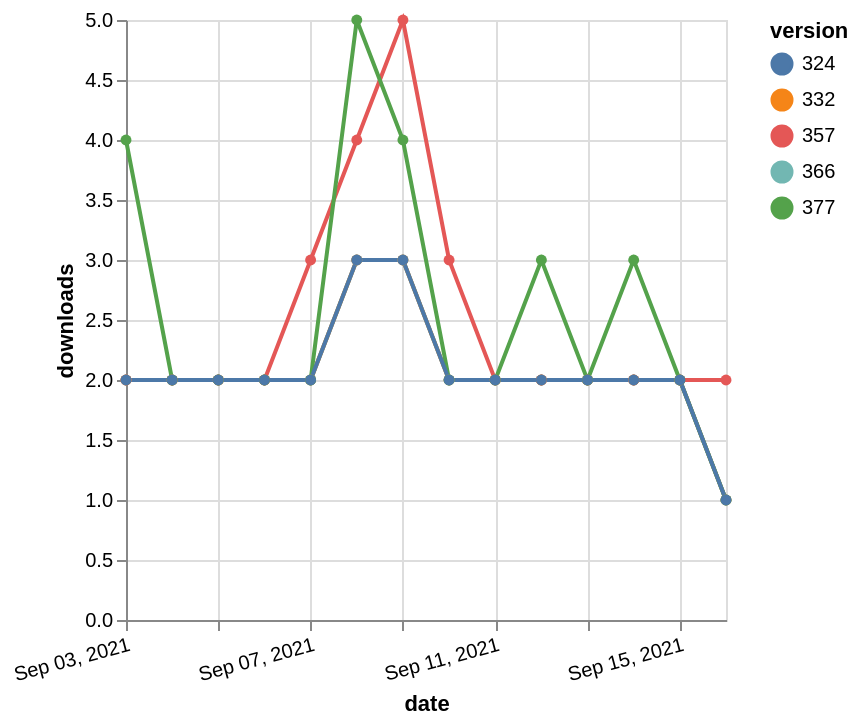

The specification (Vega-Lite) saved for this image:
### Vega-Lite specification from a JSON file in a GitHub repository (floating-point values rounded to 4 significant figures)
{"$schema": "https://vega.github.io/schema/vega-lite/v5.json", "description": "A simple bar chart with embedded data.", "data": {"values": [{"date": "2021-09-03", "total": 2302, "delta": 2, "version": "366"}, {"date": "2021-09-04", "total": 2304, "delta": 2, "version": "366"}, {"date": "2021-09-05", "total": 2306, "delta": 2, "version": "366"}, {"date": "2021-09-06", "total": 2308, "delta": 2, "version": "366"}, {"date": "2021-09-07", "total": 2310, "delta": 2, "version": "366"}, {"date": "2021-09-08", "total": 2313, "delta": 3, "version": "366"}, {"date": "2021-09-09", "total": 2316, "delta": 3, "version": "366"}, {"date": "2021-09-10", "total": 2318, "delta": 2, "version": "366"}, {"date": "2021-09-11", "total": 2320, "delta": 2, "version": "366"}, {"date": "2021-09-12", "total": 2322, "delta": 2, "version": "366"}, {"date": "2021-09-13", "total": 2324, "delta": 2, "version": "366"}, {"date": "2021-09-14", "total": 2326, "delta": 2, "version": "366"}, {"date": "2021-09-15", "total": 2328, "delta": 2, "version": "366"}, {"date": "2021-09-16", "total": 2329, "delta": 1, "version": "366"}, {"date": "2021-09-03", "total": 2854, "delta": 2, "version": "357"}, {"date": "2021-09-04", "total": 2856, "delta": 2, "version": "357"}, {"date": "2021-09-05", "total": 2858, "delta": 2, "version": "357"}, {"date": "2021-09-06", "total": 2860, "delta": 2, "version": "357"}, {"date": "2021-09-07", "total": 2863, "delta": 3, "version": "357"}, {"date": "2021-09-08", "total": 2867, "delta": 4, "version": "357"}, {"date": "2021-09-09", "total": 2872, "delta": 5, "version": "357"}, {"date": "2021-09-10", "total": 2875, "delta": 3, "version": "357"}, {"date": "2021-09-11", "total": 2877, "delta": 2, "version": "357"}, {"date": "2021-09-12", "total": 2879, "delta": 2, "version": "357"}, {"date": "2021-09-13", "total": 2881, "delta": 2, "version": "357"}, {"date": "2021-09-14", "total": 2883, "delta": 2, "version": "357"}, {"date": "2021-09-15", "total": 2885, "delta": 2, "version": "357"}, {"date": "2021-09-16", "total": 2887, "delta": 2, "version": "357"}, {"date": "2021-09-03", "total": 2766, "delta": 2, "version": "332"}, {"date": "2021-09-04", "total": 2768, "delta": 2, "version": "332"}, {"date": "2021-09-05", "total": 2770, "delta": 2, "version": "332"}, {"date": "2021-09-06", "total": 2772, "delta": 2, "version": "332"}, {"date": "2021-09-07", "total": 2774, "delta": 2, "version": "332"}, {"date": "2021-09-08", "total": 2777, "delta": 3, "version": "332"}, {"date": "2021-09-09", "total": 2780, "delta": 3, "version": "332"}, {"date": "2021-09-10", "total": 2782, "delta": 2, "version": "332"}, {"date": "2021-09-11", "total": 2784, "delta": 2, "version": "332"}, {"date": "2021-09-12", "total": 2786, "delta": 2, "version": "332"}, {"date": "2021-09-13", "total": 2788, "delta": 2, "version": "332"}, {"date": "2021-09-14", "total": 2790, "delta": 2, "version": "332"}, {"date": "2021-09-15", "total": 2792, "delta": 2, "version": "332"}, {"date": "2021-09-16", "total": 2793, "delta": 1, "version": "332"}, {"date": "2021-09-03", "total": 2129, "delta": 4, "version": "377"}, {"date": "2021-09-04", "total": 2131, "delta": 2, "version": "377"}, {"date": "2021-09-05", "total": 2133, "delta": 2, "version": "377"}, {"date": "2021-09-06", "total": 2135, "delta": 2, "version": "377"}, {"date": "2021-09-07", "total": 2137, "delta": 2, "version": "377"}, {"date": "2021-09-08", "total": 2142, "delta": 5, "version": "377"}, {"date": "2021-09-09", "total": 2146, "delta": 4, "version": "377"}, {"date": "2021-09-10", "total": 2148, "delta": 2, "version": "377"}, {"date": "2021-09-11", "total": 2150, "delta": 2, "version": "377"}, {"date": "2021-09-12", "total": 2153, "delta": 3, "version": "377"}, {"date": "2021-09-13", "total": 2155, "delta": 2, "version": "377"}, {"date": "2021-09-14", "total": 2158, "delta": 3, "version": "377"}, {"date": "2021-09-15", "total": 2160, "delta": 2, "version": "377"}, {"date": "2021-09-16", "total": 2161, "delta": 1, "version": "377"}, {"date": "2021-09-03", "total": 2519, "delta": 2, "version": "324"}, {"date": "2021-09-04", "total": 2521, "delta": 2, "version": "324"}, {"date": "2021-09-05", "total": 2523, "delta": 2, "version": "324"}, {"date": "2021-09-06", "total": 2525, "delta": 2, "version": "324"}, {"date": "2021-09-07", "total": 2527, "delta": 2, "version": "324"}, {"date": "2021-09-08", "total": 2530, "delta": 3, "version": "324"}, {"date": "2021-09-09", "total": 2533, "delta": 3, "version": "324"}, {"date": "2021-09-10", "total": 2535, "delta": 2, "version": "324"}, {"date": "2021-09-11", "total": 2537, "delta": 2, "version": "324"}, {"date": "2021-09-12", "total": 2539, "delta": 2, "version": "324"}, {"date": "2021-09-13", "total": 2541, "delta": 2, "version": "324"}, {"date": "2021-09-14", "total": 2543, "delta": 2, "version": "324"}, {"date": "2021-09-15", "total": 2545, "delta": 2, "version": "324"}, {"date": "2021-09-16", "total": 2546, "delta": 1, "version": "324"}]}, "width": "container", "mark": {"type": "line", "point": {"filled": true}}, "encoding": {"x": {"field": "date", "type": "temporal", "timeUnit": "yearmonthdate", "title": "date", "axis": {"labelAngle": -15}}, "y": {"field": "delta", "type": "quantitative", "title": "downloads"}, "color": {"field": "version", "type": "nominal"}, "tooltip": {"field": "delta"}}}
